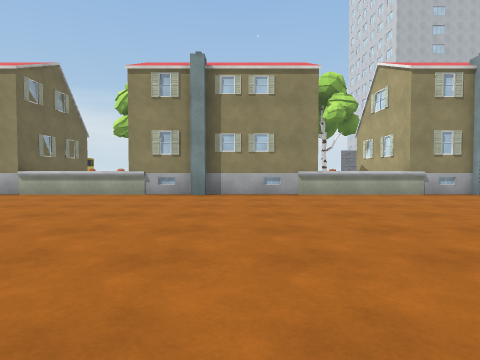
View 1 (above)

24 first-person views from a walk through a scene from a Unity 3-D project. The camera is 1.2 m above the floor, tilts 2° down and sees 75° across. The floor is counted in squares, 2 m on a side. Each view is taken from the middle of a square. On the plan, view 1 faces up. The plan holds only what a view shows up to about 9 squares ahead; the rest is blank. The place goes on beyond the plan. The player character is not drawn. Some animated figures are left out. Some surface patterns are stand-ins.

View 2
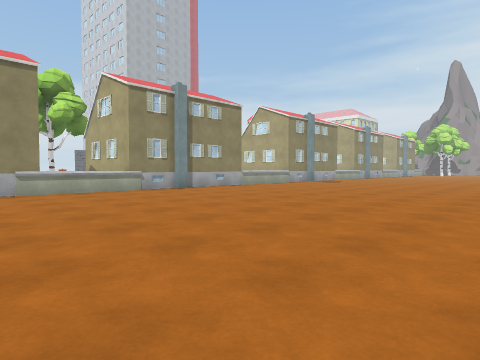

View 3
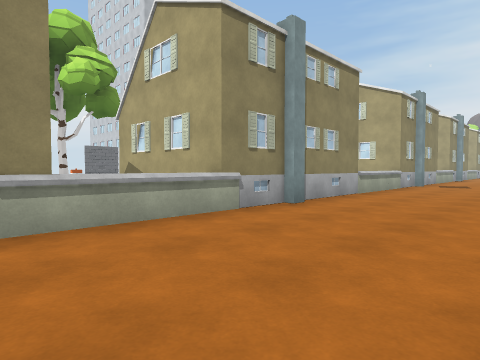

View 4
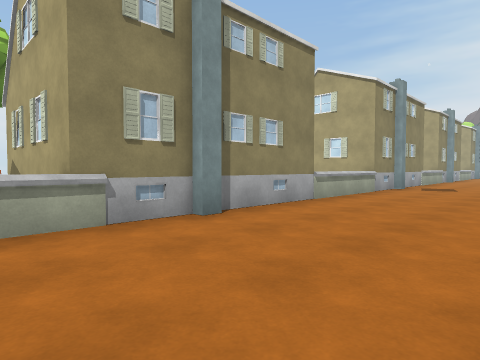

View 5
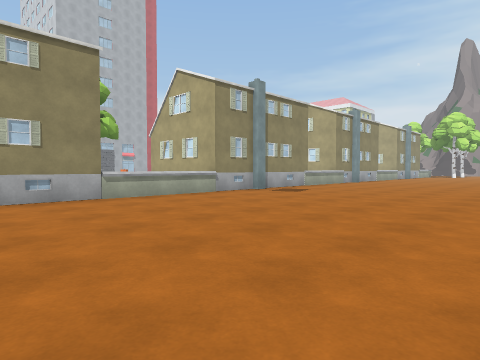

View 6
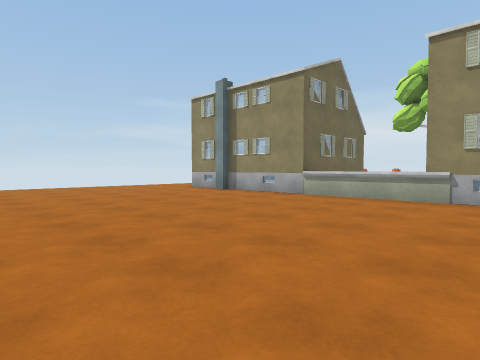

View 7
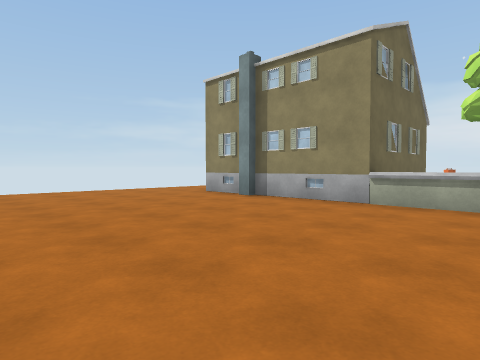

View 8
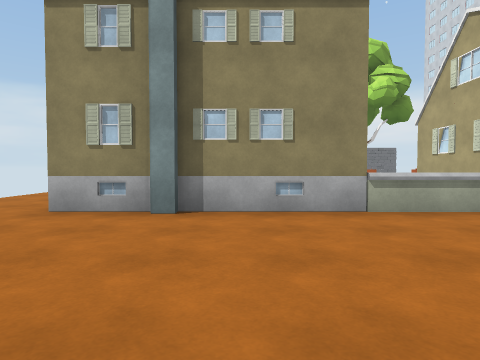

View 9
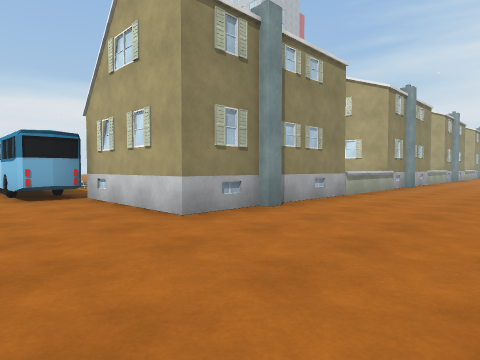

View 10
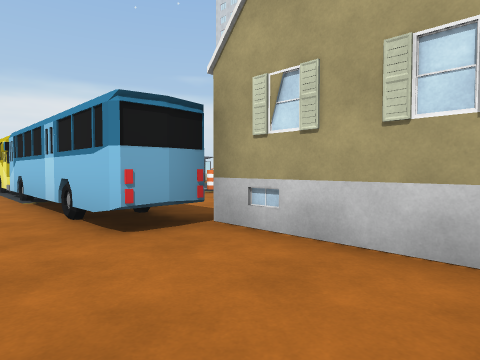

View 11
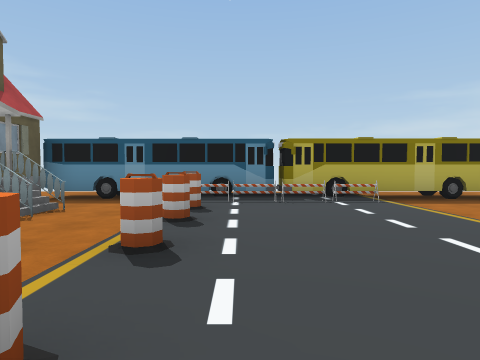

View 12
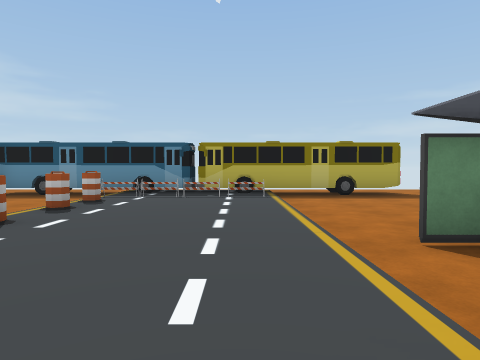

View 13
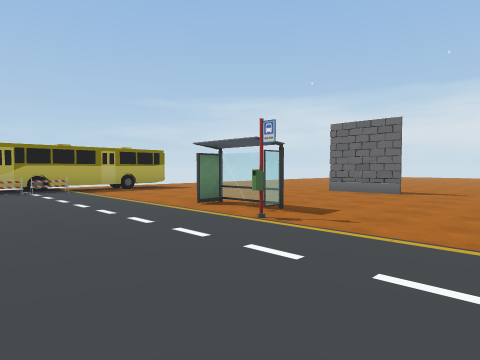

View 14
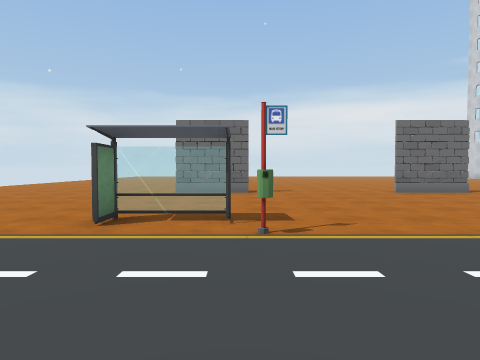

View 15
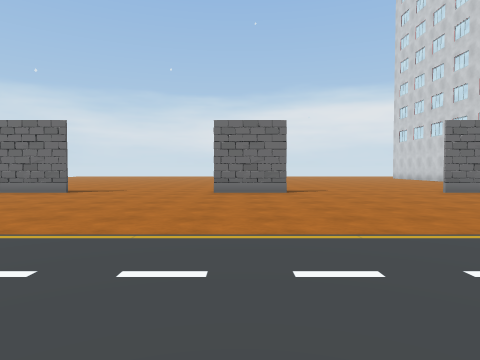

View 16
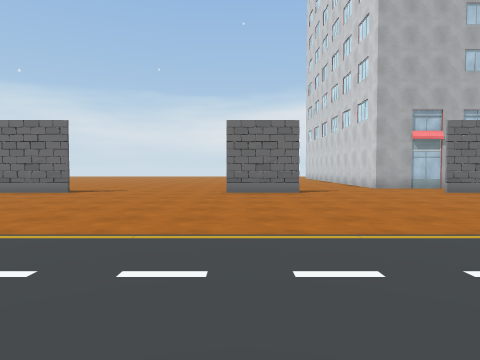

View 17
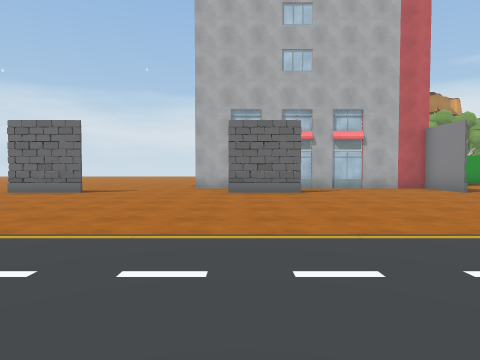

View 18
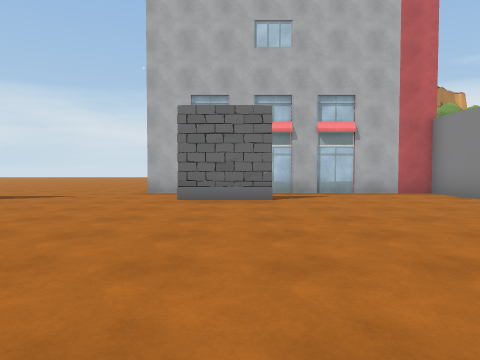

View 19
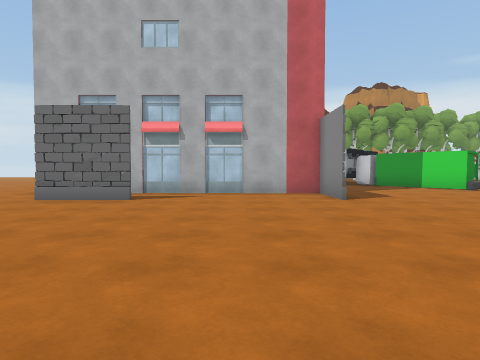

View 20
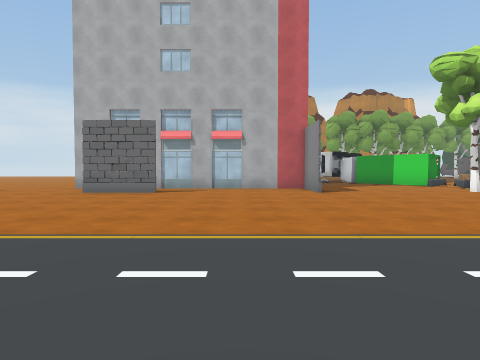

View 21
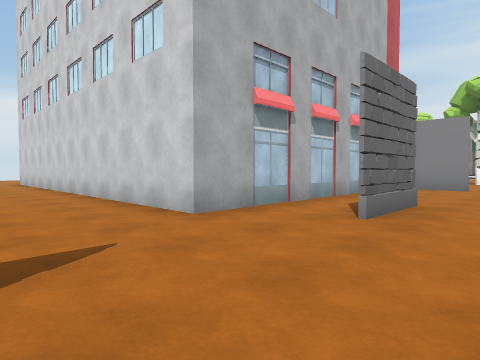

View 22
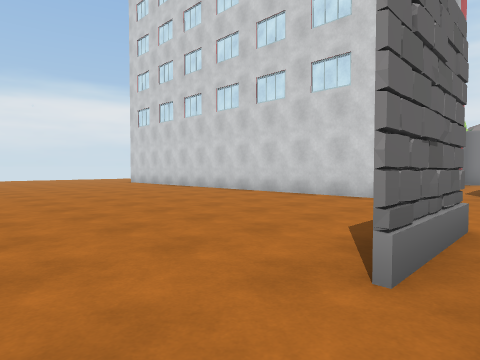

View 23
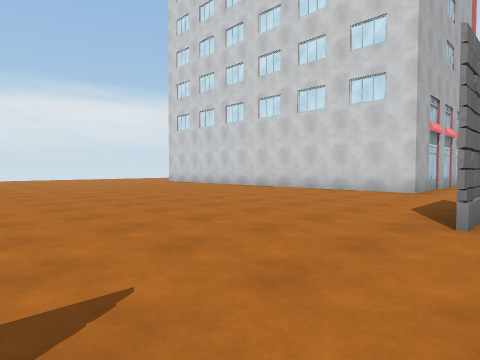

View 24
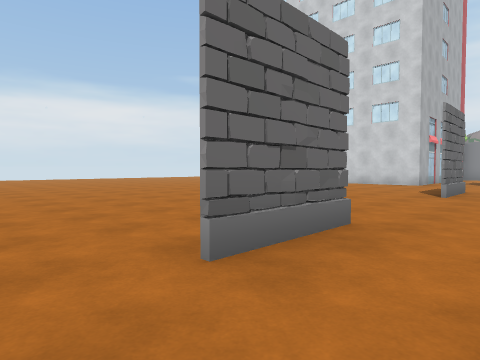

### Floor plan
Key: @ floor where view 1 was taken; # wall or solid block; . floor; = window, fence, low wall or low ledge; B building; U bus; O other object.
Columns run from 12 left of view 1 to 22 right of it. Each row starts with its distance up from view 1.
 30              ............#
 29              ............#
 28              ............#
 27              ............#
 26             .............########..
 25          ...................B...#..
 24    .....##....##....##....##....#..
 23    ................................
 22  ..................................
 21 ..#................................
 20 ..#................................
 19 ..#.....OO........................
 18  .#...............................
 17   UO............. ..... .........
 16  .#O............   ...   ... ...
 15  .UO......... .     .     .   .
 14  .#OOO.OO
 13  .#.....
 12 ..#.B.     B             BB
 11 ..##B      B              B
 10 ...             #
  9 ...             #
  8 ...##### ##  ## #####= B#
  7 ..........................
  6 ...........................
  5 ............................
  4 .............................
  3 .............................
  2  ............................
  1        .................
  0             @..........
 -1             .....

Where each view was taken, in squares from view 1:
view 1: 0 up, 0 right, facing up
view 2: 1 down, 0 right, facing up-right
view 3: 4 up, 1 right, facing up-right
view 4: 4 up, 3 right, facing up-right
view 5: 1 up, 6 right, facing up-right
view 6: 1 up, 1 left, facing up-left
view 7: 2 up, 3 left, facing up-left
view 8: 3 up, 7 left, facing up
view 9: 4 up, 12 left, facing up-right
view 10: 8 up, 12 left, facing up-right
view 11: 15 up, 3 left, facing left
view 12: 17 up, 2 left, facing left
view 13: 15 up, 0 right, facing up-left
view 14: 15 up, 3 left, facing up
view 15: 15 up, 2 right, facing up
view 16: 15 up, 8 right, facing up
view 17: 15 up, 14 right, facing up
view 18: 17 up, 15 right, facing up
view 19: 17 up, 18 right, facing up
view 20: 15 up, 18 right, facing up
view 21: 22 up, 10 right, facing up-right
view 22: 23 up, 6 right, facing up-right
view 23: 23 up, 4 right, facing up-right
view 24: 22 up, 0 right, facing up-right
